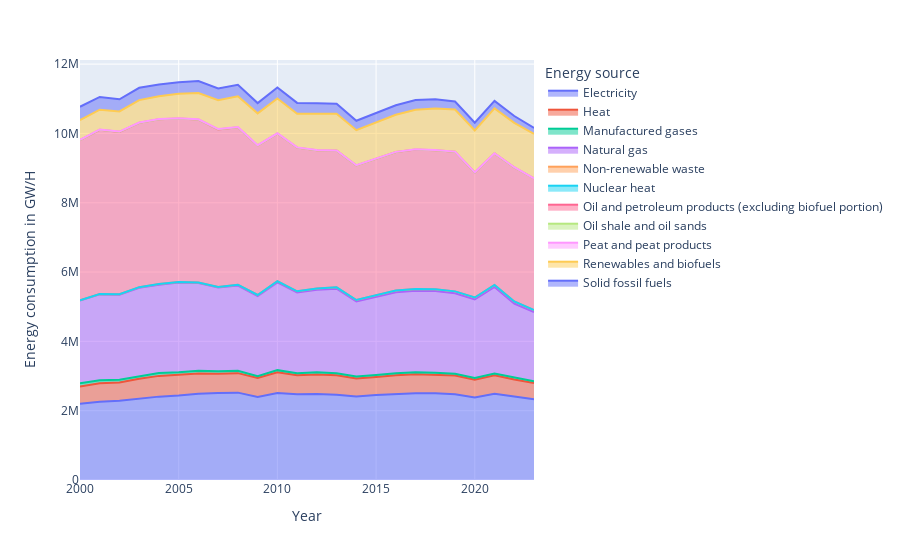

The notebook cell saved with this chart:
### Markdown cell above
We are calculating and displaying the total energy consumed (in GW/H) by the European Union, brokend down by type of energy.

### Code cell
data_by_energy_source = nrg_bal.data.groupby(['TIME_PERIOD', 'siec_label'])['OBS_VALUE'].sum().reset_index()

data_by_energy_source.rename(columns={
    'OBS_VALUE': 'Energy consumption in GW/H',
    'TIME_PERIOD': 'Year',
    'siec_label': 'Energy source'
    }, inplace=True)

fig = px.area(data_by_energy_source, x='Year', y='Energy consumption in GW/H', color='Energy source')
fig.show()

### Figure 1 — Plotly figure (JSON) as saved in the notebook; plotly's stock layout.template omitted (floating-point values rounded to 4 significant figures)
{"data": [{"fillpattern": {"shape": ""}, "hovertemplate": "Energy source=Electricity<br>Year=%{x}<br>Energy consumption in GW/H=%{y}<extra></extra>", "legendgroup": "Electricity", "line": {"color": "#636efa"}, "marker": {"symbol": "circle"}, "mode": "lines", "name": "Electricity", "orientation": "v", "showlegend": true, "stackgroup": "1", "type": "scatter", "x": [2000, 2001, 2002, 2003, 2004, 2005, 2006, 2007, 2008, 2009, 2010, 2011, 2012, 2013, 2014, 2015, 2016, 2017, 2018, 2019, 2020, 2021, 2022, 2023], "xaxis": "x", "y": [2198000.0, 2260000.0, 2288000.0, 2350000.0, 2406000.0, 2436000.0, 2488000.0, 2508000.0, 2521000.0, 2393000.0, 2511000.0, 2475000.0, 2484000.0, 2461000.0, 2409000.0, 2449000.0, 2480000.0, 2505000.0, 2505000.0, 2477000.0, 2383000.0, 2490000.0, 2407000.0, 2329000.0], "yaxis": "y"}, {"fillpattern": {"shape": ""}, "hovertemplate": "Energy source=Heat<br>Year=%{x}<br>Energy consumption in GW/H=%{y}<extra></extra>", "legendgroup": "Heat", "line": {"color": "#EF553B"}, "marker": {"symbol": "circle"}, "mode": "lines", "name": "Heat", "orientation": "v", "showlegend": true, "stackgroup": "1", "type": "scatter", "x": [2000, 2001, 2002, 2003, 2004, 2005, 2006, 2007, 2008, 2009, 2010, 2011, 2012, 2013, 2014, 2015, 2016, 2017, 2018, 2019, 2020, 2021, 2022, 2023], "xaxis": "x", "y": [498900.0, 533500.0, 523300.0, 569000.0, 598800.0, 597000.0, 585100.0, 557200.0, 562100.0, 551000.0, 599800.0, 547800.0, 562500.0, 562000.0, 517500.0, 524600.0, 545000.0, 547700.0, 535400.0, 534400.0, 510400.0, 530300.0, 490500.0, 467300.0], "yaxis": "y"}, {"fillpattern": {"shape": ""}, "hovertemplate": "Energy source=Manufactured gases<br>Year=%{x}<br>Energy consumption in GW/H=%{y}<extra></extra>", "legendgroup": "Manufactured gases", "line": {"color": "#00cc96"}, "marker": {"symbol": "circle"}, "mode": "lines", "name": "Manufactured gases", "orientation": "v", "showlegend": true, "stackgroup": "1", "type": "scatter", "x": [2000, 2001, 2002, 2003, 2004, 2005, 2006, 2007, 2008, 2009, 2010, 2011, 2012, 2013, 2014, 2015, 2016, 2017, 2018, 2019, 2020, 2021, 2022, 2023], "xaxis": "x", "y": [93770.0, 85050.0, 81520.0, 78120.0, 80390.0, 74940.0, 75890.0, 72400.0, 68370.0, 48550.0, 59600.0, 59530.0, 60790.0, 57460.0, 58200.0, 57500.0, 55380.0, 54270.0, 56980.0, 52150.0, 47870.0, 52000.0, 51010.0, 49370.0], "yaxis": "y"}, {"fillpattern": {"shape": ""}, "hovertemplate": "Energy source=Natural gas<br>Year=%{x}<br>Energy consumption in GW/H=%{y}<extra></extra>", "legendgroup": "Natural gas", "line": {"color": "#ab63fa"}, "marker": {"symbol": "circle"}, "mode": "lines", "name": "Natural gas", "orientation": "v", "showlegend": true, "stackgroup": "1", "type": "scatter", "x": [2000, 2001, 2002, 2003, 2004, 2005, 2006, 2007, 2008, 2009, 2010, 2011, 2012, 2013, 2014, 2015, 2016, 2017, 2018, 2019, 2020, 2021, 2022, 2023], "xaxis": "x", "y": [2385000.0, 2478000.0, 2456000.0, 2551000.0, 2552000.0, 2591000.0, 2533000.0, 2417000.0, 2460000.0, 2317000.0, 2532000.0, 2326000.0, 2383000.0, 2439000.0, 2167000.0, 2246000.0, 2337000.0, 2355000.0, 2354000.0, 2324000.0, 2267000.0, 2497000.0, 2144000.0, 2000000.0], "yaxis": "y"}, {"fillpattern": {"shape": ""}, "hovertemplate": "Energy source=Non-renewable waste<br>Year=%{x}<br>Energy consumption in GW/H=%{y}<extra></extra>", "legendgroup": "Non-renewable waste", "line": {"color": "#FFA15A"}, "marker": {"symbol": "circle"}, "mode": "lines", "name": "Non-renewable waste", "orientation": "v", "showlegend": true, "stackgroup": "1", "type": "scatter", "x": [2000, 2001, 2002, 2003, 2004, 2005, 2006, 2007, 2008, 2009, 2010, 2011, 2012, 2013, 2014, 2015, 2016, 2017, 2018, 2019, 2020, 2021, 2022, 2023], "xaxis": "x", "y": [11560.0, 11160.0, 11720.0, 15870.0, 17610.0, 15360.0, 17350.0, 19000.0, 23970.0, 27930.0, 32040.0, 36820.0, 36200.0, 40270.0, 42570.0, 43260.0, 48600.0, 48720.0, 53640.0, 55200.0, 57570.0, 58350.0, 58950.0, 56050.0], "yaxis": "y"}, {"fillpattern": {"shape": ""}, "hovertemplate": "Energy source=Nuclear heat<br>Year=%{x}<br>Energy consumption in GW/H=%{y}<extra></extra>", "legendgroup": "Nuclear heat", "line": {"color": "#19d3f3"}, "marker": {"symbol": "circle"}, "mode": "lines", "name": "Nuclear heat", "orientation": "v", "showlegend": true, "stackgroup": "1", "type": "scatter", "x": [2000, 2001, 2002, 2003, 2004, 2005, 2006, 2007, 2008, 2009, 2010, 2011, 2012, 2013, 2014, 2015, 2016, 2017, 2018, 2019, 2020, 2021, 2022, 2023], "xaxis": "x", "y": [0.0, 0.0, 0.0, 0.0, 0.0, 0.0, 0.0, 0.0, 0.0, 0.0, 0.0, 0.0, 0.0, 0.0, 0.0, 0.0, 0.0, 0.0, 0.0, 0.0, 0.0, 0.0, 0.0, 0.0], "yaxis": "y"}, {"fillpattern": {"shape": ""}, "hovertemplate": "Energy source=Oil and petroleum products (excluding biofuel portion)<br>Year=%{x}<br>Energy consumption in GW/H=%{y}<extra></extra>", "legendgroup": "Oil and petroleum products (excluding biofuel portion)", "line": {"color": "#FF6692"}, "marker": {"symbol": "circle"}, "mode": "lines", "name": "Oil and petroleum products (excluding biofuel portion)", "orientation": "v", "showlegend": true, "stackgroup": "1", "type": "scatter", "x": [2000, 2001, 2002, 2003, 2004, 2005, 2006, 2007, 2008, 2009, 2010, 2011, 2012, 2013, 2014, 2015, 2016, 2017, 2018, 2019, 2020, 2021, 2022, 2023], "xaxis": "x", "y": [4618000.0, 4739000.0, 4685000.0, 4744000.0, 4754000.0, 4716000.0, 4699000.0, 4544000.0, 4540000.0, 4315000.0, 4263000.0, 4144000.0, 3990000.0, 3945000.0, 3883000.0, 3946000.0, 3997000.0, 4030000.0, 4013000.0, 4028000.0, 3608000.0, 3798000.0, 3871000.0, 3798000.0], "yaxis": "y"}, {"fillpattern": {"shape": ""}, "hovertemplate": "Energy source=Oil shale and oil sands<br>Year=%{x}<br>Energy consumption in GW/H=%{y}<extra></extra>", "legendgroup": "Oil shale and oil sands", "line": {"color": "#B6E880"}, "marker": {"symbol": "circle"}, "mode": "lines", "name": "Oil shale and oil sands", "orientation": "v", "showlegend": true, "stackgroup": "1", "type": "scatter", "x": [2000, 2001, 2002, 2003, 2004, 2005, 2006, 2007, 2008, 2009, 2010, 2011, 2012, 2013, 2014, 2015, 2016, 2017, 2018, 2019, 2020, 2021, 2022, 2023], "xaxis": "x", "y": [701.4, 686.5, 588.5, 508.6, 547.0, 781.7, 605.4, 866.0, 815.4, 377.3, 512.5, 607.3, 482.9, 421.9, 394.4, 174.0, 113.3, 232.4, 260.8, 231.2, 16.04, 0.0, 0.0, 0.0], "yaxis": "y"}, {"fillpattern": {"shape": ""}, "hovertemplate": "Energy source=Peat and peat products<br>Year=%{x}<br>Energy consumption in GW/H=%{y}<extra></extra>", "legendgroup": "Peat and peat products", "line": {"color": "#FF97FF"}, "marker": {"symbol": "circle"}, "mode": "lines", "name": "Peat and peat products", "orientation": "v", "showlegend": true, "stackgroup": "1", "type": "scatter", "x": [2000, 2001, 2002, 2003, 2004, 2005, 2006, 2007, 2008, 2009, 2010, 2011, 2012, 2013, 2014, 2015, 2016, 2017, 2018, 2019, 2020, 2021, 2022, 2023], "xaxis": "x", "y": [7669.0, 7771.0, 7487.0, 7329.0, 6638.0, 6650.0, 7528.0, 7512.0, 7506.0, 6661.0, 7016.0, 6690.0, 5947.0, 5708.0, 5625.0, 5342.0, 5189.0, 5032.0, 5374.0, 5063.0, 4409.0, 4165.0, 3546.0, 2941.0], "yaxis": "y"}, {"fillpattern": {"shape": ""}, "hovertemplate": "Energy source=Renewables and biofuels<br>Year=%{x}<br>Energy consumption in GW/H=%{y}<extra></extra>", "legendgroup": "Renewables and biofuels", "line": {"color": "#FECB52"}, "marker": {"symbol": "circle"}, "mode": "lines", "name": "Renewables and biofuels", "orientation": "v", "showlegend": true, "stackgroup": "1", "type": "scatter", "x": [2000, 2001, 2002, 2003, 2004, 2005, 2006, 2007, 2008, 2009, 2010, 2011, 2012, 2013, 2014, 2015, 2016, 2017, 2018, 2019, 2020, 2021, 2022, 2023], "xaxis": "x", "y": [567600.0, 569500.0, 582900.0, 646300.0, 656300.0, 705700.0, 759000.0, 831700.0, 888700.0, 919400.0, 1006000.0, 971300.0, 1048000.0, 1054000.0, 1012000.0, 1054000.0, 1070000.0, 1141000.0, 1198000.0, 1216000.0, 1208000.0, 1292000.0, 1282000.0, 1284000.0], "yaxis": "y"}, {"fillpattern": {"shape": ""}, "hovertemplate": "Energy source=Solid fossil fuels<br>Year=%{x}<br>Energy consumption in GW/H=%{y}<extra></extra>", "legendgroup": "Solid fossil fuels", "line": {"color": "#636efa"}, "marker": {"symbol": "circle"}, "mode": "lines", "name": "Solid fossil fuels", "orientation": "v", "showlegend": true, "stackgroup": "1", "type": "scatter", "x": [2000, 2001, 2002, 2003, 2004, 2005, 2006, 2007, 2008, 2009, 2010, 2011, 2012, 2013, 2014, 2015, 2016, 2017, 2018, 2019, 2020, 2021, 2022, 2023], "xaxis": "x", "y": [389100.0, 370100.0, 350000.0, 354800.0, 342900.0, 331900.0, 347000.0, 339200.0, 332000.0, 296800.0, 316500.0, 313000.0, 302000.0, 288500.0, 270300.0, 273300.0, 276100.0, 278200.0, 263200.0, 230400.0, 222500.0, 218700.0, 195100.0, 169600.0], "yaxis": "y"}], "layout": {"legend": {"title": {"text": "Energy source"}, "tracegroupgap": 0}, "margin": {"t": 60}, "xaxis": {"anchor": "y", "domain": [0, 1], "title": {"text": "Year"}}, "yaxis": {"anchor": "x", "domain": [0, 1], "title": {"text": "Energy consumption in GW/H"}}}}
